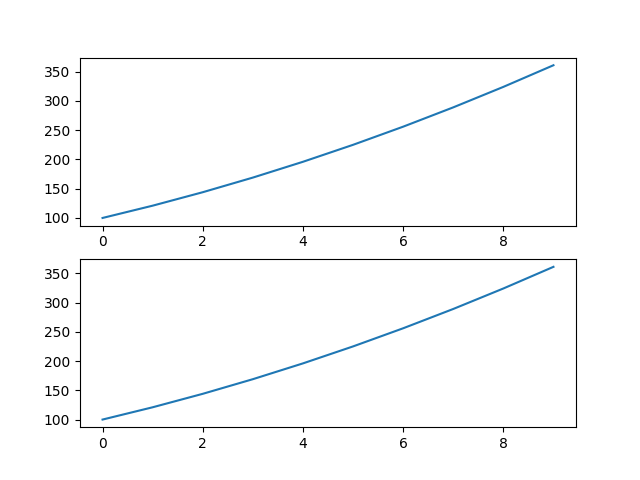

Write the Python code that produced this figure.
import matplotlib.pyplot as plt

x = [i for i in range(10)]
y = [i*i for i in range(10,20)]
z = [i**2 for i in range(10,20)]

plt.subplot(2, 1, 1)
plt.plot(x,y)

plt.subplot(2,1,2)
plt.plot(x,z)

plt.show()
